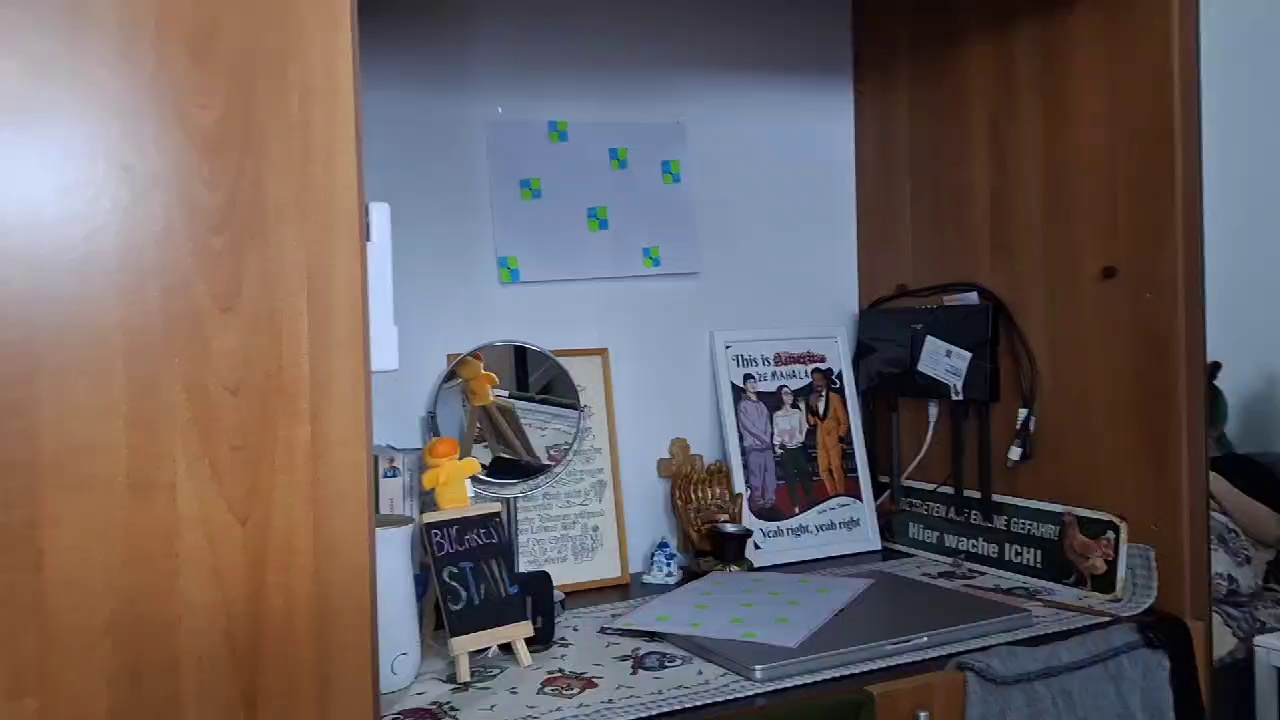
#> input picture background_subtractor/1.jpg, 1280 x 720 px, given in place of 1.jpeg, which was not available
$ python dense_matching3.py
#> lines starting #> are read from the running program, lines starting #| are printed output that depends on the picture; pictures that were not available may be replaced by others from this repository, and a replacement may not be noted
import cv2
import numpy as np

def load_and_preprocess_image(path):
    # Load the image
#> called with path = 'set4/1.jpeg'
    image = cv2.imread(path, cv2.IMREAD_COLOR)
#> image is the input picture: shape (720, 1280, 3); mean B, G, R 96.6, 95.8, 105.8

    # Convert the image to grayscale
    gray = cv2.cvtColor(image, cv2.COLOR_BGR2GRAY)
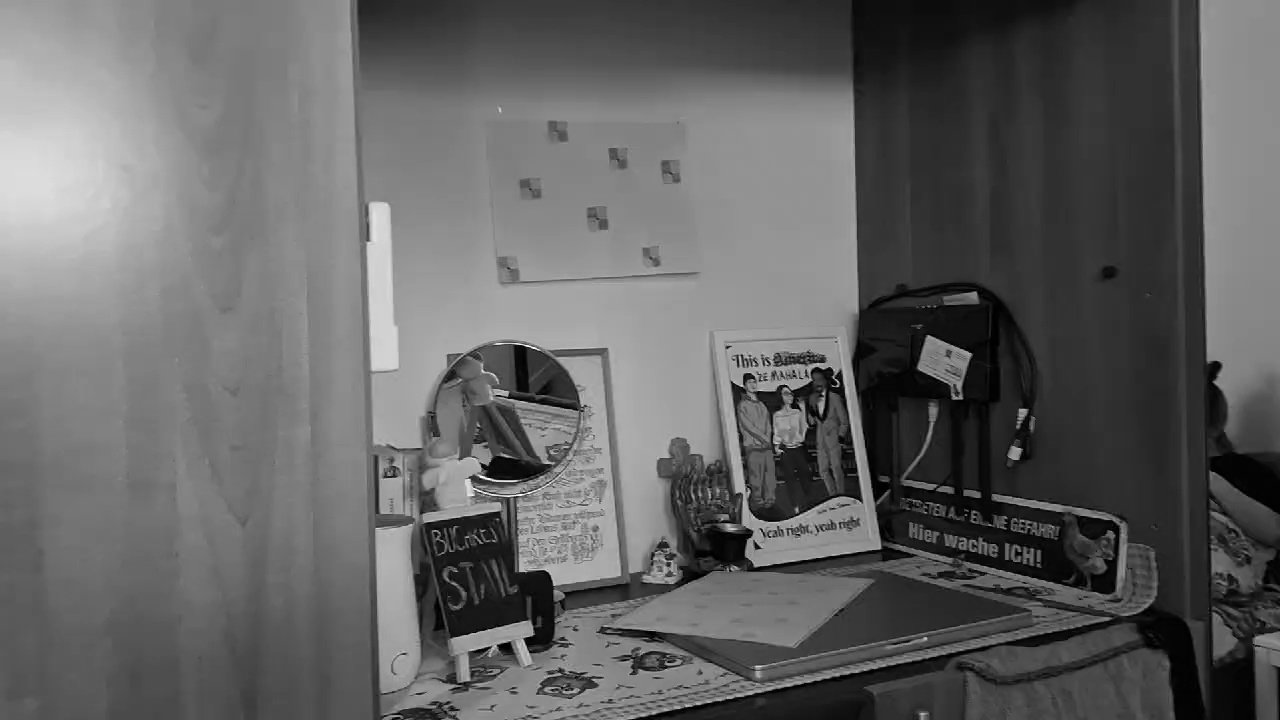
#> gray: shape (720, 1280); min 0, max 255, mean 98.9
#> call 2 of load_and_preprocess_image, with path = 'set4/2.jpeg'
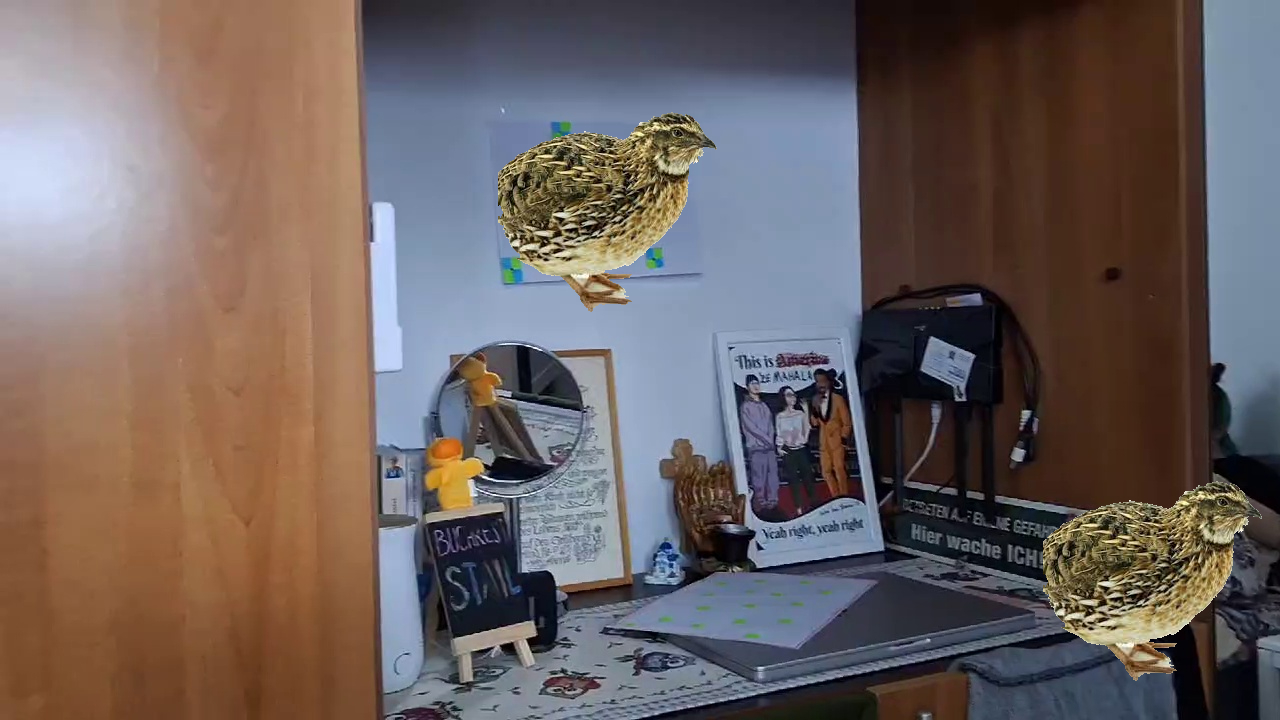
#> input picture background_subtractor/2.jpg, 1280 x 720 px, given in place of 2.jpeg, which was not available
#> in load_and_preprocess_image, image is the input picture: shape (720, 1280, 3); mean B, G, R 95.1, 97.1, 108.5
#> in load_and_preprocess_image (call 2), `gray = cv2.cvtColor(image, cv2.COLOR_BGR2GRAY)`:
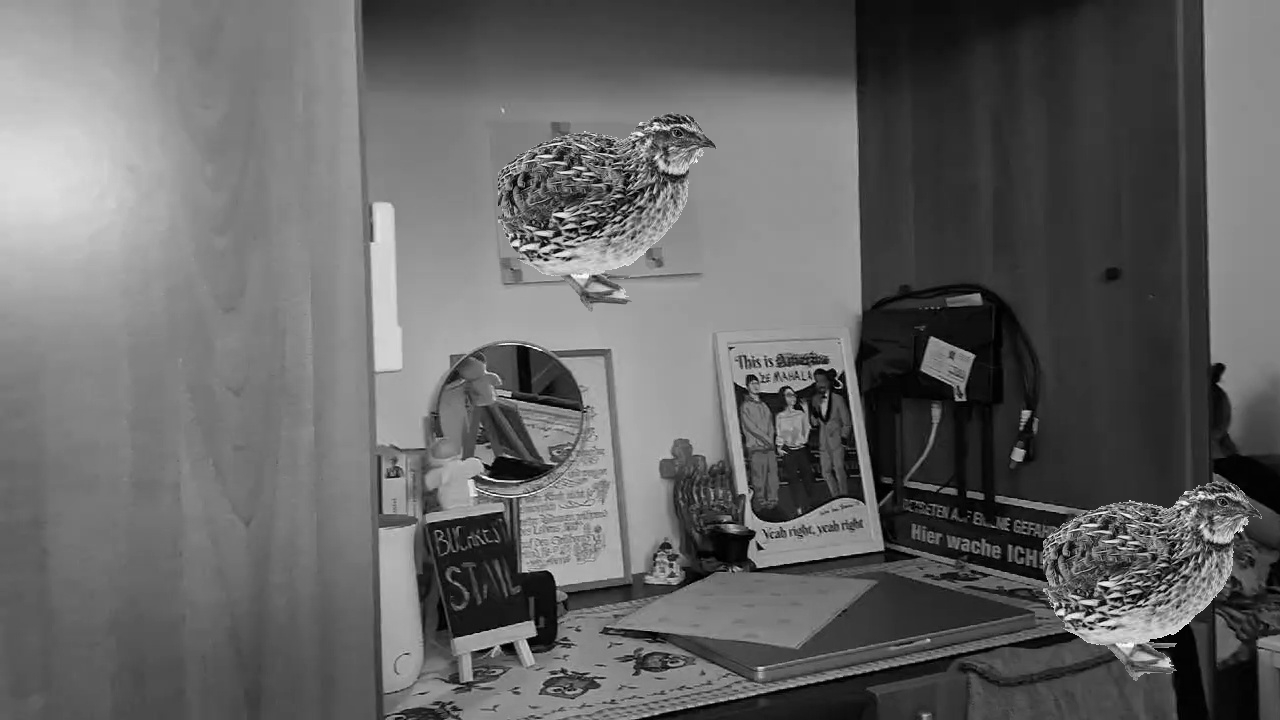
#> gray: shape (720, 1280); min 0, max 255, mean 100.3

    return gray

def find_keypoints_and_descriptors(image):
    # Initialize SIFT detector
    sift = cv2.SIFT_create()

    # Find keypoints and descriptors with SIFT
    keypoints, descriptors = sift.detectAndCompute(image, None)
#> keypoints = 2324 keypoints; strongest (x, y, size): (757, 547, 3.8), (1015, 453, 8.7), (742, 385, 2), (506, 648, 9.3)

    return keypoints, descriptors

def match_images(image1, image2):
    # Find keypoints and descriptors for both images
    keypoints1, descriptors1 = find_keypoints_and_descriptors(image1)
#> keypoints1 has the same summary as keypoints in find_keypoints_and_descriptors
    keypoints2, descriptors2 = find_keypoints_and_descriptors(image2)
#> in find_keypoints_and_descriptors (call 2), `keypoints, descriptors = sift.detectAndCompute(image, None)`: keypoints = 3400 keypoints; strongest (x, y, size): (1186, 493, 2.6), (1091, 629, 2.5), (546, 260, 2.5), (1061, 612, 4.2)
#> keypoints2 has the same summary as keypoints in find_keypoints_and_descriptors

    # Create BFMatcher object
    bf = cv2.BFMatcher(cv2.NORM_L2, crossCheck=True)

    # Match descriptors
    matches = bf.match(descriptors1, descriptors2)
#> matches = 1401 matches

    # Sort matches in the order of their distance
    matches = sorted(matches, key=lambda x: x.distance)
    print(len(matches))
#| 1401
    matched_coords1 = np.array([keypoints1[m.queryIdx].pt for m in matches])
#> matched_coords1 = 1401 pairs, first value 352.2 to 1275.3, second value 29.45 to 716.5
    matched_coords2 = np.array([keypoints2[m.trainIdx].pt for m in matches])
#> matched_coords2 = 1401 pairs, first value 356.1 to 1275.6, second value 29.37 to 716.6

    return matches, keypoints1, keypoints2, matched_coords1, matched_coords2

def main(image_path1, image_path2):
    # Load and preprocess images
    image1 = load_and_preprocess_image(image_path1)
    image2 = load_and_preprocess_image(image_path2)

    # Match images
    matches, keypoints1, keypoints2, mc1, mc2 = match_images(image1, image2)
#> matches = 1401 matches; keypoints1 = 2324 keypoints; strongest (x, y, size): (757, 547, 3.8), (1015, 453, 8.7), (742, 385, 2), (506, 648, 9.3); keypoints2 has the same summary as keypoints in find_keypoints_and_descriptors; mc1 has the same summary as matched_coords1 in match_images; mc2 has the same summary as matched_coords2 in match_images
    # Draw first 10 matches
    with open("matchhes.txt", "a") as file:
        for i in range(len(mc1)):
                file.write(f"{int(mc1[i][0])} {1080 - int(mc1[i][1])} {int(mc2[i][0])} {1080 - int(mc2[i][1])}\n")
    img_matches = cv2.drawMatches(image1, keypoints1, image2, keypoints2, matches[:50], None, flags=cv2.DrawMatchesFlags_NOT_DRAW_SINGLE_POINTS)
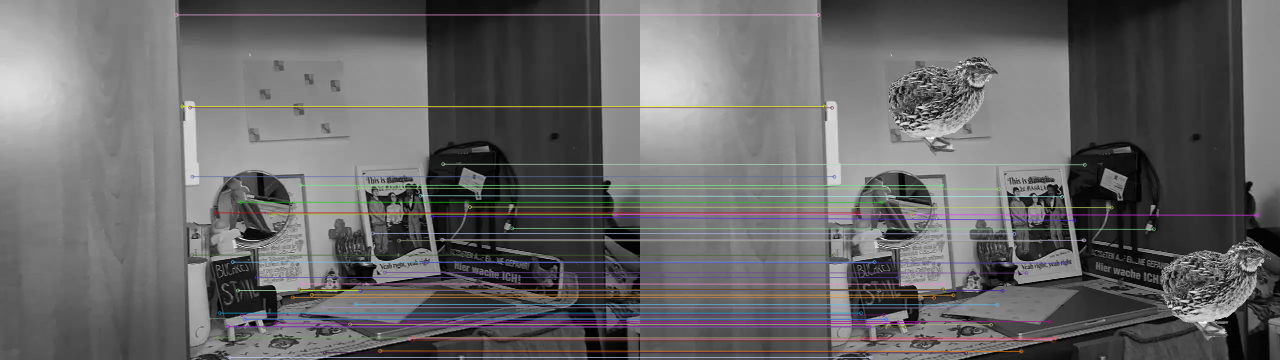
#> img_matches: shape (720, 2560, 3) (shown at 1/2 size); mean of channels 0, 1, 2 102, 101.3, 102.2; drawn as B, G, R

    # Display the matches
    cv2.imshow('Matches', img_matches)
    cv2.waitKey(0)
    cv2.destroyAllWindows()

# Example usage
main('set4/1.jpeg', 'set4/2.jpeg')
